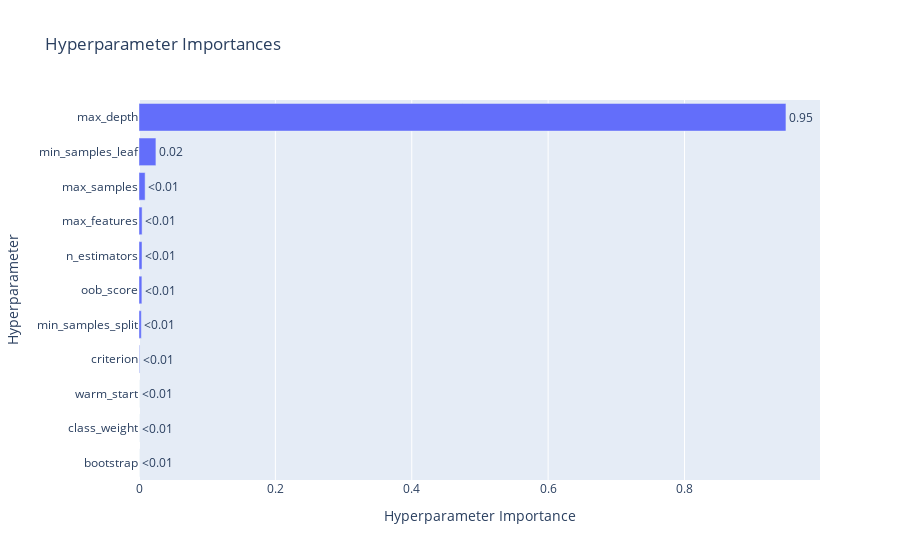

Notebook code for this chart:
### Code cell
vis.plot_param_importances(study)

### Figure 1 — Plotly figure (JSON) as saved in the notebook; plotly's stock layout.template omitted (floating-point values rounded to 4 significant figures)
{"data": [{"cliponaxis": false, "hovertemplate": ["bootstrap (CategoricalDistribution): 0.0<extra></extra>", "class_weight (CategoricalDistribution): 0.0<extra></extra>", "warm_start (CategoricalDistribution): 0.0<extra></extra>", "criterion (CategoricalDistribution): 0.0008420534061043193<extra></extra>", "min_samples_split (IntDistribution): 0.003404673010619881<extra></extra>", "oob_score (CategoricalDistribution): 0.004220057194921718<extra></extra>", "n_estimators (IntDistribution): 0.004401278285673189<extra></extra>", "max_features (CategoricalDistribution): 0.00454802059527276<extra></extra>", "max_samples (FloatDistribution): 0.00897454135814751<extra></extra>", "min_samples_leaf (IntDistribution): 0.024819200852289607<extra></extra>", "max_depth (IntDistribution): 0.9487901752969709<extra></extra>"], "name": "Objective Value", "orientation": "h", "text": ["<0.01", "<0.01", "<0.01", "<0.01", "<0.01", "<0.01", "<0.01", "<0.01", "<0.01", "0.02", "0.95"], "textposition": "outside", "type": "bar", "x": [0, 0, 0, 0.0008421, 0.003405, 0.00422, 0.004401, 0.004548, 0.008975, 0.02482, 0.9488], "y": ["bootstrap", "class_weight", "warm_start", "criterion", "min_samples_split", "oob_score", "n_estimators", "max_features", "max_samples", "min_samples_leaf", "max_depth"]}], "layout": {"title": {"text": "Hyperparameter Importances"}, "xaxis": {"title": {"text": "Hyperparameter Importance"}}, "yaxis": {"title": {"text": "Hyperparameter"}}}}
